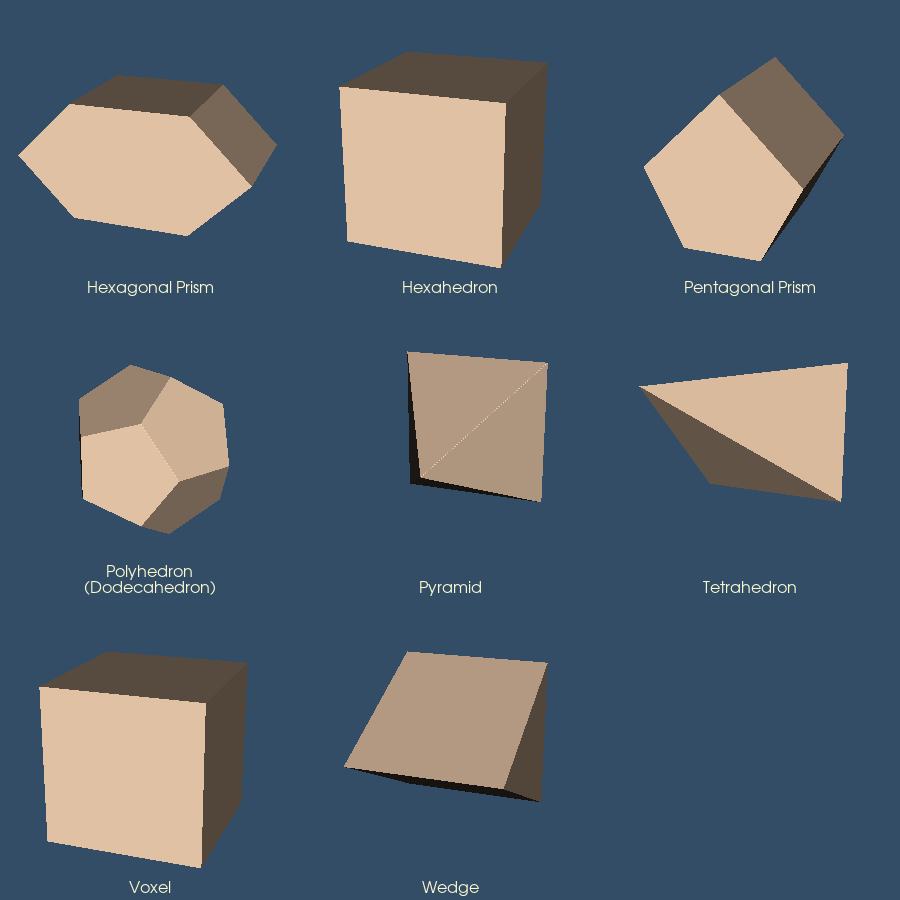

Write the Python code that produced this figure.
#!/usr/bin/env python

# Demonstrate eight 3D linear cell types in a 3×3 grid of viewports,
# each with its own renderer and label. Uses a for loop over cell
# definitions to build the unstructured grids, mappers, actors, and
# renderers.

# Factory overrides: importing these modules registers the OpenGL rendering,
# FreeType text rendering, and interaction style implementations.
import vtkmodules.vtkInteractionStyle  # noqa: F401
import vtkmodules.vtkRenderingFreeType  # noqa: F401
import vtkmodules.vtkRenderingOpenGL2  # noqa: F401
# VTK pipeline classes used in this example
from vtkmodules.vtkCommonCore import (
    vtkIdList,
    vtkPoints,
)
from vtkmodules.vtkCommonDataModel import (
    VTK_POLYHEDRON,
    vtkHexagonalPrism,
    vtkHexahedron,
    vtkPentagonalPrism,
    vtkPyramid,
    vtkTetra,
    vtkUnstructuredGrid,
    vtkVoxel,
    vtkWedge,
)
from vtkmodules.vtkRenderingCore import (
    vtkActor,
    vtkTextActor,
    vtkDataSetMapper,
    vtkRenderWindow,
    vtkRenderWindowInteractor,
    vtkRenderer,
)

# Colors (normalized RGB)
peach_puff_rgb = (1.0, 0.855, 0.725)
dark_blue_background_rgb = (0.2, 0.302, 0.4)

# ---------------------------------------------------------------------------
# Viewport grid: 3 columns × 3 rows, 8 cells fill positions 0–7
#   Row 2 (top):    Hexagonal Prism, Hexahedron, Pentagonal Prism
#   Row 1:          Polyhedron (Dodecahedron), Pyramid, Tetrahedron
#   Row 0 (bottom): Voxel, Wedge, (empty)
# ---------------------------------------------------------------------------

# --- Hexagonal Prism — Source, Mapper, Actor ------------------------------
hex_prism_points = vtkPoints()
for pt in [(-0.35, -0.35, 0.35), (0.35, -0.35, 0.35), (0.7, 0.0, 0.35),
           (0.35, 0.35, 0.35), (-0.35, 0.35, 0.35), (-0.7, 0.0, 0.35),
           (-0.35, -0.35, -0.35), (0.35, -0.35, -0.35), (0.7, 0.0, -0.35),
           (0.35, 0.35, -0.35), (-0.35, 0.35, -0.35), (-0.7, 0.0, -0.35)]:
    hex_prism_points.InsertNextPoint(*pt)

hex_prism_grid = vtkUnstructuredGrid()
hex_prism_grid.SetPoints(hex_prism_points)
hex_prism_cell = vtkHexagonalPrism()
for i in range(12):
    hex_prism_cell.GetPointIds().SetId(i, i)
hex_prism_grid.InsertNextCell(hex_prism_cell.GetCellType(), hex_prism_cell.GetPointIds())

hex_prism_mapper = vtkDataSetMapper()
hex_prism_mapper.SetInputData(hex_prism_grid)

hex_prism_actor = vtkActor()
hex_prism_actor.SetMapper(hex_prism_mapper)
hex_prism_actor.GetProperty().SetColor(peach_puff_rgb)
hex_prism_actor.RotateX(20.0)
hex_prism_actor.RotateY(-20.0)

hex_prism_text_actor = vtkTextActor()
hex_prism_text_actor.SetInput("Hexagonal Prism")
hex_prism_text_actor.GetTextProperty().SetFontSize(16)
hex_prism_text_actor.GetTextProperty().SetColor(0.98, 0.98, 0.82)
hex_prism_text_actor.GetTextProperty().SetJustificationToCentered()
hex_prism_text_actor.GetPositionCoordinate().SetCoordinateSystemToNormalizedViewport()
hex_prism_text_actor.SetPosition(0.5, 0.01)

# --- Hexahedron — Source, Mapper, Actor -----------------------------------
hexahedron_points = vtkPoints()
for pt in [(-0.5, -0.5, -0.5), (0.5, -0.5, -0.5), (0.5, 0.5, -0.5), (-0.5, 0.5, -0.5),
           (-0.5, -0.5, 0.5), (0.5, -0.5, 0.5), (0.5, 0.5, 0.5), (-0.5, 0.5, 0.5)]:
    hexahedron_points.InsertNextPoint(*pt)

hexahedron_grid = vtkUnstructuredGrid()
hexahedron_grid.SetPoints(hexahedron_points)
hexahedron_cell = vtkHexahedron()
for i in range(8):
    hexahedron_cell.GetPointIds().SetId(i, i)
hexahedron_grid.InsertNextCell(hexahedron_cell.GetCellType(), hexahedron_cell.GetPointIds())

hexahedron_mapper = vtkDataSetMapper()
hexahedron_mapper.SetInputData(hexahedron_grid)

hexahedron_actor = vtkActor()
hexahedron_actor.SetMapper(hexahedron_mapper)
hexahedron_actor.GetProperty().SetColor(peach_puff_rgb)
hexahedron_actor.RotateX(20.0)
hexahedron_actor.RotateY(-20.0)

hexahedron_text_actor = vtkTextActor()
hexahedron_text_actor.SetInput("Hexahedron")
hexahedron_text_actor.GetTextProperty().SetFontSize(16)
hexahedron_text_actor.GetTextProperty().SetColor(0.98, 0.98, 0.82)
hexahedron_text_actor.GetTextProperty().SetJustificationToCentered()
hexahedron_text_actor.GetPositionCoordinate().SetCoordinateSystemToNormalizedViewport()
hexahedron_text_actor.SetPosition(0.5, 0.01)

# --- Pentagonal Prism — Source, Mapper, Actor -----------------------------
pent_prism_points = vtkPoints()
for pt in [(-0.375, -0.75, -0.75), (0.375, -0.75, -0.75), (0.75, 0.0, -0.75),
           (0.0, 0.75, -0.75), (-0.75, 0.0, -0.75),
           (-0.375, -0.75, 0.75), (0.375, -0.75, 0.75), (0.75, 0.0, 0.75),
           (0.0, 0.75, 0.75), (-0.75, 0.0, 0.75)]:
    pent_prism_points.InsertNextPoint(*pt)

pent_prism_grid = vtkUnstructuredGrid()
pent_prism_grid.SetPoints(pent_prism_points)
pent_prism_cell = vtkPentagonalPrism()
for i in range(10):
    pent_prism_cell.GetPointIds().SetId(i, i)
pent_prism_grid.InsertNextCell(pent_prism_cell.GetCellType(), pent_prism_cell.GetPointIds())

pent_prism_mapper = vtkDataSetMapper()
pent_prism_mapper.SetInputData(pent_prism_grid)

pent_prism_actor = vtkActor()
pent_prism_actor.SetMapper(pent_prism_mapper)
pent_prism_actor.GetProperty().SetColor(peach_puff_rgb)
pent_prism_actor.RotateX(20.0)
pent_prism_actor.RotateY(-20.0)

pent_prism_text_actor = vtkTextActor()
pent_prism_text_actor.SetInput("Pentagonal Prism")
pent_prism_text_actor.GetTextProperty().SetFontSize(16)
pent_prism_text_actor.GetTextProperty().SetColor(0.98, 0.98, 0.82)
pent_prism_text_actor.GetTextProperty().SetJustificationToCentered()
pent_prism_text_actor.GetPositionCoordinate().SetCoordinateSystemToNormalizedViewport()
pent_prism_text_actor.SetPosition(0.5, 0.01)

# --- Polyhedron (Dodecahedron) — Source, Mapper, Actor --------------------
dodecahedron_scale = 0.35
dodecahedron_raw = [
    (1.21412, 0, 1.58931), (0.375185, 1.1547, 1.58931),
    (-0.982247, 0.713644, 1.58931), (-0.982247, -0.713644, 1.58931),
    (0.375185, -1.1547, 1.58931), (1.96449, 0, 0.375185),
    (0.607062, 1.86835, 0.375185), (-1.58931, 1.1547, 0.375185),
    (-1.58931, -1.1547, 0.375185), (0.607062, -1.86835, 0.375185),
    (1.58931, 1.1547, -0.375185), (-0.607062, 1.86835, -0.375185),
    (-1.96449, 0, -0.375185), (-0.607062, -1.86835, -0.375185),
    (1.58931, -1.1547, -0.375185), (0.982247, 0.713644, -1.58931),
    (-0.375185, 1.1547, -1.58931), (-1.21412, 0, -1.58931),
    (-0.375185, -1.1547, -1.58931), (0.982247, -0.713644, -1.58931),
]
dodecahedron_faces = [
    [0, 1, 2, 3, 4], [0, 5, 10, 6, 1], [1, 6, 11, 7, 2],
    [2, 7, 12, 8, 3], [3, 8, 13, 9, 4], [4, 9, 14, 5, 0],
    [15, 10, 5, 14, 19], [16, 11, 6, 10, 15], [17, 12, 7, 11, 16],
    [18, 13, 8, 12, 17], [19, 14, 9, 13, 18], [19, 18, 17, 16, 15],
]

polyhedron_points = vtkPoints()
for x, y, z in dodecahedron_raw:
    polyhedron_points.InsertNextPoint(
        x * dodecahedron_scale, y * dodecahedron_scale, z * dodecahedron_scale
    )

polyhedron_grid = vtkUnstructuredGrid()
polyhedron_grid.SetPoints(polyhedron_points)
polyhedron_faces_id_list = vtkIdList()
polyhedron_faces_id_list.InsertNextId(len(dodecahedron_faces))
for face in dodecahedron_faces:
    polyhedron_faces_id_list.InsertNextId(len(face))
    for pid in face:
        polyhedron_faces_id_list.InsertNextId(pid)
polyhedron_grid.InsertNextCell(VTK_POLYHEDRON, polyhedron_faces_id_list)

polyhedron_mapper = vtkDataSetMapper()
polyhedron_mapper.SetInputData(polyhedron_grid)

polyhedron_actor = vtkActor()
polyhedron_actor.SetMapper(polyhedron_mapper)
polyhedron_actor.GetProperty().SetColor(peach_puff_rgb)
polyhedron_actor.RotateX(20.0)
polyhedron_actor.RotateY(-20.0)

polyhedron_text_actor = vtkTextActor()
polyhedron_text_actor.SetInput("Polyhedron\n(Dodecahedron)")
polyhedron_text_actor.GetTextProperty().SetFontSize(16)
polyhedron_text_actor.GetTextProperty().SetColor(0.98, 0.98, 0.82)
polyhedron_text_actor.GetTextProperty().SetJustificationToCentered()
polyhedron_text_actor.GetPositionCoordinate().SetCoordinateSystemToNormalizedViewport()
polyhedron_text_actor.SetPosition(0.5, 0.01)

# --- Pyramid — Source, Mapper, Actor --------------------------------------
pyramid_points = vtkPoints()
for pt in [(0.5, 0.5, -0.5), (-0.5, 0.5, -0.5), (-0.5, -0.5, -0.5),
           (0.5, -0.5, -0.5), (0.0, 0.0, 0.5)]:
    pyramid_points.InsertNextPoint(*pt)

pyramid_grid = vtkUnstructuredGrid()
pyramid_grid.SetPoints(pyramid_points)
pyramid_cell = vtkPyramid()
for i in range(5):
    pyramid_cell.GetPointIds().SetId(i, i)
pyramid_grid.InsertNextCell(pyramid_cell.GetCellType(), pyramid_cell.GetPointIds())

pyramid_mapper = vtkDataSetMapper()
pyramid_mapper.SetInputData(pyramid_grid)

pyramid_actor = vtkActor()
pyramid_actor.SetMapper(pyramid_mapper)
pyramid_actor.GetProperty().SetColor(peach_puff_rgb)
pyramid_actor.RotateX(20.0)
pyramid_actor.RotateY(-20.0)

pyramid_text_actor = vtkTextActor()
pyramid_text_actor.SetInput("Pyramid")
pyramid_text_actor.GetTextProperty().SetFontSize(16)
pyramid_text_actor.GetTextProperty().SetColor(0.98, 0.98, 0.82)
pyramid_text_actor.GetTextProperty().SetJustificationToCentered()
pyramid_text_actor.GetPositionCoordinate().SetCoordinateSystemToNormalizedViewport()
pyramid_text_actor.SetPosition(0.5, 0.01)

# --- Tetrahedron — Source, Mapper, Actor ----------------------------------
tetrahedron_points = vtkPoints()
for pt in [(-0.5, -0.5, -0.5), (0.5, -0.5, -0.5), (0.5, 0.5, -0.5), (-0.5, 0.5, 0.5)]:
    tetrahedron_points.InsertNextPoint(*pt)

tetrahedron_grid = vtkUnstructuredGrid()
tetrahedron_grid.SetPoints(tetrahedron_points)
tetrahedron_cell = vtkTetra()
for i in range(4):
    tetrahedron_cell.GetPointIds().SetId(i, i)
tetrahedron_grid.InsertNextCell(tetrahedron_cell.GetCellType(), tetrahedron_cell.GetPointIds())

tetrahedron_mapper = vtkDataSetMapper()
tetrahedron_mapper.SetInputData(tetrahedron_grid)

tetrahedron_actor = vtkActor()
tetrahedron_actor.SetMapper(tetrahedron_mapper)
tetrahedron_actor.GetProperty().SetColor(peach_puff_rgb)
tetrahedron_actor.RotateX(20.0)
tetrahedron_actor.RotateY(-20.0)

tetrahedron_text_actor = vtkTextActor()
tetrahedron_text_actor.SetInput("Tetrahedron")
tetrahedron_text_actor.GetTextProperty().SetFontSize(16)
tetrahedron_text_actor.GetTextProperty().SetColor(0.98, 0.98, 0.82)
tetrahedron_text_actor.GetTextProperty().SetJustificationToCentered()
tetrahedron_text_actor.GetPositionCoordinate().SetCoordinateSystemToNormalizedViewport()
tetrahedron_text_actor.SetPosition(0.5, 0.01)

# --- Voxel — Source, Mapper, Actor ----------------------------------------
voxel_points = vtkPoints()
for pt in [(-0.5, -0.5, -0.5), (0.5, -0.5, -0.5), (-0.5, 0.5, -0.5), (0.5, 0.5, -0.5),
           (-0.5, -0.5, 0.5), (0.5, -0.5, 0.5), (-0.5, 0.5, 0.5), (0.5, 0.5, 0.5)]:
    voxel_points.InsertNextPoint(*pt)

voxel_grid = vtkUnstructuredGrid()
voxel_grid.SetPoints(voxel_points)
voxel_cell = vtkVoxel()
for i in range(8):
    voxel_cell.GetPointIds().SetId(i, i)
voxel_grid.InsertNextCell(voxel_cell.GetCellType(), voxel_cell.GetPointIds())

voxel_mapper = vtkDataSetMapper()
voxel_mapper.SetInputData(voxel_grid)

voxel_actor = vtkActor()
voxel_actor.SetMapper(voxel_mapper)
voxel_actor.GetProperty().SetColor(peach_puff_rgb)
voxel_actor.RotateX(20.0)
voxel_actor.RotateY(-20.0)

voxel_text_actor = vtkTextActor()
voxel_text_actor.SetInput("Voxel")
voxel_text_actor.GetTextProperty().SetFontSize(16)
voxel_text_actor.GetTextProperty().SetColor(0.98, 0.98, 0.82)
voxel_text_actor.GetTextProperty().SetJustificationToCentered()
voxel_text_actor.GetPositionCoordinate().SetCoordinateSystemToNormalizedViewport()
voxel_text_actor.SetPosition(0.5, 0.01)

# --- Wedge — Source, Mapper, Actor ----------------------------------------
wedge_points = vtkPoints()
for pt in [(-0.5, 0.5, -0.5), (-0.5, -0.5, -0.5), (-0.5, 0.0, 0.5),
           (0.5, 0.5, -0.5), (0.5, -0.5, -0.5), (0.5, 0.0, 0.5)]:
    wedge_points.InsertNextPoint(*pt)

wedge_grid = vtkUnstructuredGrid()
wedge_grid.SetPoints(wedge_points)
wedge_cell = vtkWedge()
for i in range(6):
    wedge_cell.GetPointIds().SetId(i, i)
wedge_grid.InsertNextCell(wedge_cell.GetCellType(), wedge_cell.GetPointIds())

wedge_mapper = vtkDataSetMapper()
wedge_mapper.SetInputData(wedge_grid)

wedge_actor = vtkActor()
wedge_actor.SetMapper(wedge_mapper)
wedge_actor.GetProperty().SetColor(peach_puff_rgb)
wedge_actor.RotateX(20.0)
wedge_actor.RotateY(-20.0)

wedge_text_actor = vtkTextActor()
wedge_text_actor.SetInput("Wedge")
wedge_text_actor.GetTextProperty().SetFontSize(16)
wedge_text_actor.GetTextProperty().SetColor(0.98, 0.98, 0.82)
wedge_text_actor.GetTextProperty().SetJustificationToCentered()
wedge_text_actor.GetPositionCoordinate().SetCoordinateSystemToNormalizedViewport()
wedge_text_actor.SetPosition(0.5, 0.01)

# --- Renderers: one per viewport ------------------------------------------
hex_prism_renderer = vtkRenderer()
hex_prism_renderer.AddActor(hex_prism_actor)
hex_prism_renderer.AddViewProp(hex_prism_text_actor)
hex_prism_renderer.SetBackground(dark_blue_background_rgb)
hex_prism_renderer.SetViewport(0.0, 2.0 / 3.0, 1.0 / 3.0, 1.0)

hexahedron_renderer = vtkRenderer()
hexahedron_renderer.AddActor(hexahedron_actor)
hexahedron_renderer.AddViewProp(hexahedron_text_actor)
hexahedron_renderer.SetBackground(dark_blue_background_rgb)
hexahedron_renderer.SetViewport(1.0 / 3.0, 2.0 / 3.0, 2.0 / 3.0, 1.0)

pent_prism_renderer = vtkRenderer()
pent_prism_renderer.AddActor(pent_prism_actor)
pent_prism_renderer.AddViewProp(pent_prism_text_actor)
pent_prism_renderer.SetBackground(dark_blue_background_rgb)
pent_prism_renderer.SetViewport(2.0 / 3.0, 2.0 / 3.0, 1.0, 1.0)

polyhedron_renderer = vtkRenderer()
polyhedron_renderer.AddActor(polyhedron_actor)
polyhedron_renderer.AddViewProp(polyhedron_text_actor)
polyhedron_renderer.SetBackground(dark_blue_background_rgb)
polyhedron_renderer.SetViewport(0.0, 1.0 / 3.0, 1.0 / 3.0, 2.0 / 3.0)

pyramid_renderer = vtkRenderer()
pyramid_renderer.AddActor(pyramid_actor)
pyramid_renderer.AddViewProp(pyramid_text_actor)
pyramid_renderer.SetBackground(dark_blue_background_rgb)
pyramid_renderer.SetViewport(1.0 / 3.0, 1.0 / 3.0, 2.0 / 3.0, 2.0 / 3.0)

tetrahedron_renderer = vtkRenderer()
tetrahedron_renderer.AddActor(tetrahedron_actor)
tetrahedron_renderer.AddViewProp(tetrahedron_text_actor)
tetrahedron_renderer.SetBackground(dark_blue_background_rgb)
tetrahedron_renderer.SetViewport(2.0 / 3.0, 1.0 / 3.0, 1.0, 2.0 / 3.0)

voxel_renderer = vtkRenderer()
voxel_renderer.AddActor(voxel_actor)
voxel_renderer.AddViewProp(voxel_text_actor)
voxel_renderer.SetBackground(dark_blue_background_rgb)
voxel_renderer.SetViewport(0.0, 0.0, 1.0 / 3.0, 1.0 / 3.0)

wedge_renderer = vtkRenderer()
wedge_renderer.AddActor(wedge_actor)
wedge_renderer.AddViewProp(wedge_text_actor)
wedge_renderer.SetBackground(dark_blue_background_rgb)
wedge_renderer.SetViewport(1.0 / 3.0, 0.0, 2.0 / 3.0, 1.0 / 3.0)

empty_renderer = vtkRenderer()
empty_renderer.SetBackground(dark_blue_background_rgb)
empty_renderer.SetViewport(2.0 / 3.0, 0.0, 1.0, 1.0 / 3.0)

# Render window: display the rendered scene
render_window = vtkRenderWindow()
render_window.AddRenderer(hex_prism_renderer)
render_window.AddRenderer(hexahedron_renderer)
render_window.AddRenderer(pent_prism_renderer)
render_window.AddRenderer(polyhedron_renderer)
render_window.AddRenderer(pyramid_renderer)
render_window.AddRenderer(tetrahedron_renderer)
render_window.AddRenderer(voxel_renderer)
render_window.AddRenderer(wedge_renderer)
render_window.AddRenderer(empty_renderer)
render_window.SetWindowName("cells3d demo")
render_window.SetMultiSamples(0)
render_window.SetSize(900, 900)

# Interactor: handle mouse and keyboard events
render_window_interactor = vtkRenderWindowInteractor()
render_window_interactor.SetRenderWindow(render_window)

# Scene: configure cameras for each viewport
hex_prism_renderer.ResetCamera()
hex_prism_renderer.GetActiveCamera().Zoom(1.3)
hexahedron_renderer.ResetCamera()
hexahedron_renderer.GetActiveCamera().Zoom(1.3)
pent_prism_renderer.ResetCamera()
pent_prism_renderer.GetActiveCamera().Zoom(1.3)
polyhedron_renderer.ResetCamera()
polyhedron_renderer.GetActiveCamera().Zoom(1.3)
pyramid_renderer.ResetCamera()
pyramid_renderer.GetActiveCamera().Zoom(1.3)
tetrahedron_renderer.ResetCamera()
tetrahedron_renderer.GetActiveCamera().Zoom(1.3)
voxel_renderer.ResetCamera()
voxel_renderer.GetActiveCamera().Zoom(1.3)
wedge_renderer.ResetCamera()
wedge_renderer.GetActiveCamera().Zoom(1.3)

# Start: launch the interactive visualization
render_window_interactor.Initialize()
render_window_interactor.Start()
